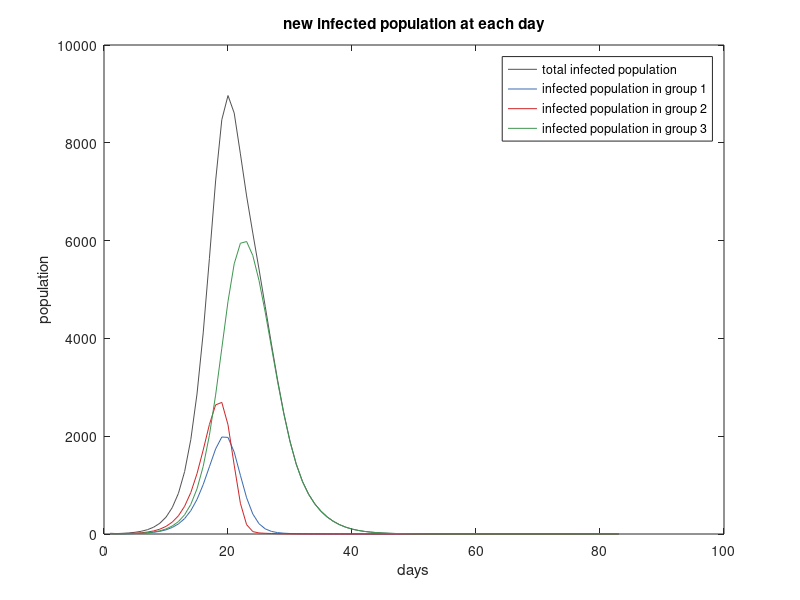
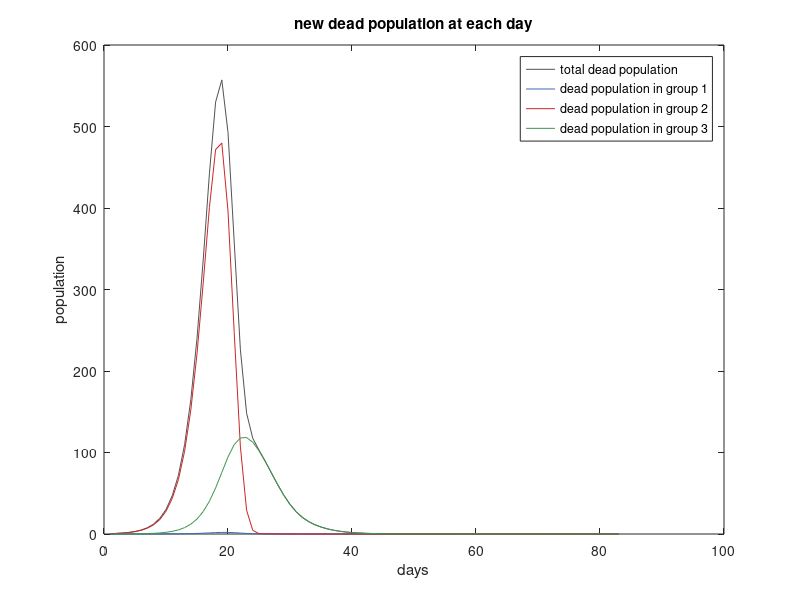
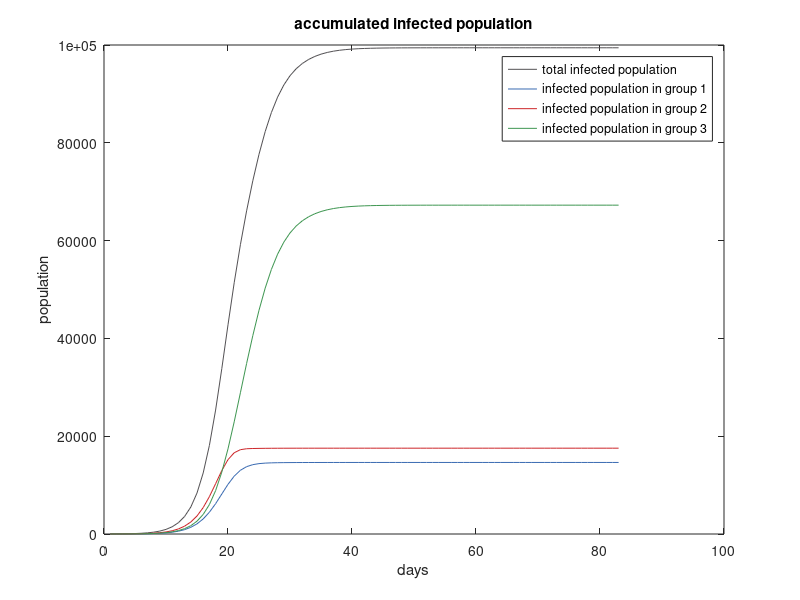
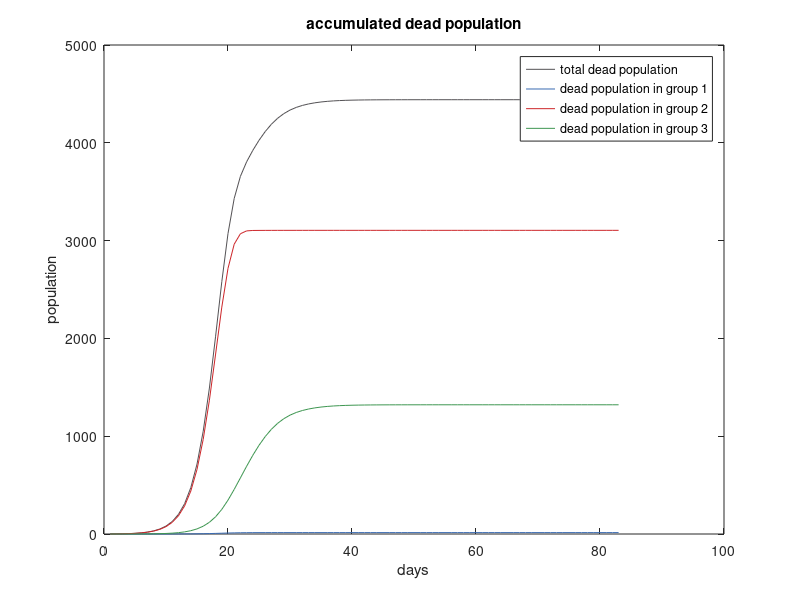

The MATLAB source for these figures, in order:
%% initial parameters
P_tot=107000;
V=3500;
DinM=30;% 30 days in a month
iniP_G1=P_tot*0.137; %<18
iniP_G2=P_tot*0.164; %>65
iniP_G3=P_tot-iniP_G1-iniP_G2; %18-65
% unvaccinated uninfected population
P_G1=iniP_G1;
P_G2=iniP_G2;
P_G3=iniP_G3;
% vaccinated uninfected population
V_P_G1=0; %no one is vaccinated at the beginning
V_P_G2=0;
V_P_G3=0;
% unvaccinated infected population
I_G1=[5]; %initial infected population
I_G2=[5];
I_G3=[5];
% vaccinated infected population
V_I_G1=[0];
V_I_G2=[0];
V_I_G3=[0];
% unvaccinated dead population
D_G1=[0];
D_G2=[0];
D_G3=[0];
% vaccinated dead population
V_D_G1=[0];
V_D_G2=[0];
V_D_G3=[0];
%death rate
DR_G1=0.001;
DR_G2=0.18;
DR_G3=0.02;
%infection rate
IR_G1toG1=0.18; 
IR_G1toG2=0.28; 
IR_G1toG3=0.18; 
IR_G2toG1=0.17; 
IR_G2toG2=0.25; 
IR_G2toG3=0.17; 
IR_G3toG1=0.08; %the ratio of parents to children : children to parents is about 3:7
IR_G3toG2=0.28; 
IR_G3toG3=0.18; 

VDR=0.1; %vaccine effect on death rate
VIR=0.3; %vaccine effect on infection rate

%recover days
R_G=10; %assume everyone is no longer contagious after 10 days

%% time to stimulate
while (I_G1(end)+I_G2(end)+I_G3(end)+V_I_G1(end)+V_I_G2(end)+V_I_G3(end))>=0 && (P_G1+P_G2+P_G3)>0

    %give vaccine proportion to each group, assume the vaccine is evenly distributed each day
    temp=P_G1+P_G2+P_G3;

    V_P_G1=V_P_G1+(V/DinM)*P_G1/temp;
    V_P_G2=V_P_G2+(V/DinM)*P_G2/temp;
    V_P_G3=V_P_G3+(V/DinM)*P_G3/temp;

    P_G1=P_G1-(V/DinM)*P_G1/temp;
    if P_G1<0
        P_G1=0;
    end
    P_G2=P_G2-(V/DinM)*P_G2/temp;
    if P_G2<0
        P_G2=0;
    end
    P_G3=P_G3-(V/DinM)*P_G3/temp;
    if P_G3<0
        P_G3=0;
    end

    %get infected
    startIndex = max(1, numel(I_G1) - R_G+1);
    
    %sumLast10 = sum(arr(startIndex:end));
    new_I_G1=(P_G1/iniP_G1)*(IR_G1toG1*sum(I_G1(startIndex:end))+IR_G2toG1*sum(I_G2(startIndex:end))+IR_G3toG1*sum(I_G3(startIndex:end))+VIR*(sum(V_I_G1(startIndex:end))*IR_G1toG1+sum(V_I_G2(startIndex:end))*IR_G2toG1+sum(V_I_G3(startIndex:end))*IR_G3toG1));
    new_I_G2=(P_G2/iniP_G2)*(IR_G1toG2*sum(I_G1(startIndex:end))+IR_G2toG2*sum(I_G2(startIndex:end))+IR_G3toG2*sum(I_G3(startIndex:end))+VIR*(sum(V_I_G1(startIndex:end))*IR_G1toG2+sum(V_I_G2(startIndex:end))*IR_G2toG2+sum(V_I_G3(startIndex:end))*IR_G3toG2));
    new_I_G3=(P_G3/iniP_G3)*(IR_G1toG3*sum(I_G1(startIndex:end))+IR_G2toG3*sum(I_G2(startIndex:end))+IR_G3toG3*sum(I_G3(startIndex:end))+VIR*(sum(V_I_G1(startIndex:end))*IR_G1toG3+sum(V_I_G2(startIndex:end))*IR_G2toG3+sum(V_I_G3(startIndex:end))*IR_G3toG3));

    new_V_I_G1=VIR*(V_P_G1/iniP_G1)*(IR_G1toG1*sum(I_G1(startIndex:end))+IR_G2toG1*sum(I_G2(startIndex:end))+IR_G3toG1*sum(I_G3(startIndex:end))+VIR*(sum(V_I_G1(startIndex:end))*IR_G1toG1+sum(V_I_G2(startIndex:end))*IR_G2toG1+sum(V_I_G3(startIndex:end))*IR_G3toG1));
    new_V_I_G2=VIR*(V_P_G2/iniP_G2)*(IR_G1toG2*sum(I_G1(startIndex:end))+IR_G2toG2*sum(I_G2(startIndex:end))+IR_G3toG2*sum(I_G3(startIndex:end))+VIR*(sum(V_I_G1(startIndex:end))*IR_G1toG2+sum(V_I_G2(startIndex:end))*IR_G2toG2+sum(V_I_G3(startIndex:end))*IR_G3toG2));
    new_V_I_G3=VIR*(V_P_G3/iniP_G3)*(IR_G1toG3*sum(I_G1(startIndex:end))+IR_G2toG3*sum(I_G2(startIndex:end))+IR_G3toG3*sum(I_G3(startIndex:end))+VIR*(sum(V_I_G1(startIndex:end))*IR_G1toG3+sum(V_I_G2(startIndex:end))*IR_G2toG3+sum(V_I_G3(startIndex:end))*IR_G3toG3));

    if new_I_G1>P_G1
        new_I_G1=P_G1;
    end
    P_G1=P_G1-new_I_G1;
    if new_I_G2>P_G2
        new_I_G2=P_G2;
    end
    P_G2=P_G2-new_I_G2;
    if new_I_G3>P_G3
        new_I_G3=P_G3;
    end
    P_G3=P_G3-new_I_G3;

    if new_V_I_G1>V_P_G1
        new_V_I_G1=V_P_G1;
    end
    V_P_G1=V_P_G1-new_V_I_G1;
    if new_V_I_G2>V_P_G2
        new_V_I_G2=V_P_G2;
    end
    V_P_G2=V_P_G2-new_V_I_G2;
    if new_V_I_G3>V_P_G3
        new_V_I_G3=V_P_G3;
    end
    V_P_G3=V_P_G3-new_V_I_G3;

    I_G1=[I_G1 new_I_G1];
    I_G2=[I_G2 new_I_G2];
    I_G3=[I_G3 new_I_G3];

    V_I_G1=[V_I_G1 new_V_I_G1];
    V_I_G2=[V_I_G2 new_V_I_G2];
    V_I_G3=[V_I_G3 new_V_I_G3];

    %get dead, assume all death happend on the first day of infection
    D_G1=[D_G1 DR_G1*I_G1(end)];
    D_G2=[D_G2 DR_G2*I_G2(end)];
    D_G3=[D_G3 DR_G3*I_G3(end)];

    V_D_G1=[V_D_G1 VDR*DR_G1*V_I_G1(end)];
    V_D_G2=[V_D_G2 VDR*DR_G2*V_I_G2(end)];
    V_D_G3=[V_D_G3 VDR*DR_G3*V_I_G3(end)];
end

%% plot result
% plot infected population per day
figure(1)
plot(I_G1+I_G2+I_G3+V_I_G1+V_I_G2+V_I_G3,"Color",[83 81 84]./255)
hold on
plot(I_G1+V_I_G1,"Color",[57 106 177]./255)
plot(I_G2+V_I_G2,"Color",[204 37 41]./255)
plot(I_G3+V_I_G3,"Color",[62 150 81]./255)
xlabel('days')
ylabel('population')
title('new infected population at each day')
legend('total infected population','infected population in group 1','infected population in group 2','infected population in group 3')
hold off

% plot total dead population per day
figure(2)
plot(D_G1+D_G2+D_G3+V_D_G1+V_D_G2+V_D_G3,"Color",[83 81 84]./255)
hold on
plot(D_G1+V_D_G1,"Color",[57 106 177]./255)
plot(D_G2+V_D_G2,"Color",[204 37 41]./255)
plot(D_G3+V_D_G3,"Color",[62 150 81]./255)
xlabel('days')
ylabel('population')
title('new dead population at each day')
legend('total dead population','dead population in group 1','dead population in group 2','dead population in group 3')
hold off

% plot accumulated infected population
figure(3)
plot(cumsum(I_G1+I_G2+I_G3+V_I_G1+V_I_G2+V_I_G3),"Color",[83 81 84]./255)
hold on
plot(cumsum(I_G1+V_I_G1),"Color",[57 106 177]./255)
plot(cumsum(I_G2+V_I_G2),"Color",[204 37 41]./255)
plot(cumsum(I_G3+V_I_G3),"Color",[62 150 81]./255)
xlabel('days')
ylabel('population')
title('accumulated infected population')
legend('total infected population','infected population in group 1','infected population in group 2','infected population in group 3')
hold off

% plot accumulated dead population
figure(4)
plot(cumsum(D_G1+D_G2+D_G3+V_D_G1+V_D_G2+V_D_G3),"Color",[83 81 84]./255)
hold on
plot(cumsum(D_G1+V_D_G1),"Color",[57 106 177]./255)
plot(cumsum(D_G2+V_D_G2),"Color",[204 37 41]./255)
plot(cumsum(D_G3+V_D_G3),"Color",[62 150 81]./255)
xlabel('days')
ylabel('population')
title('accumulated dead population')
legend('total dead population','dead population in group 1','dead population in group 2','dead population in group 3')
hold off
